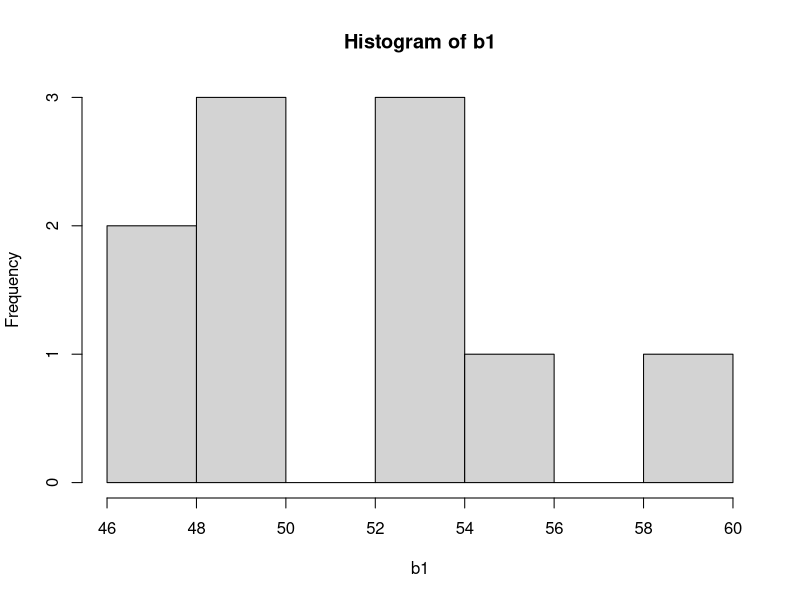
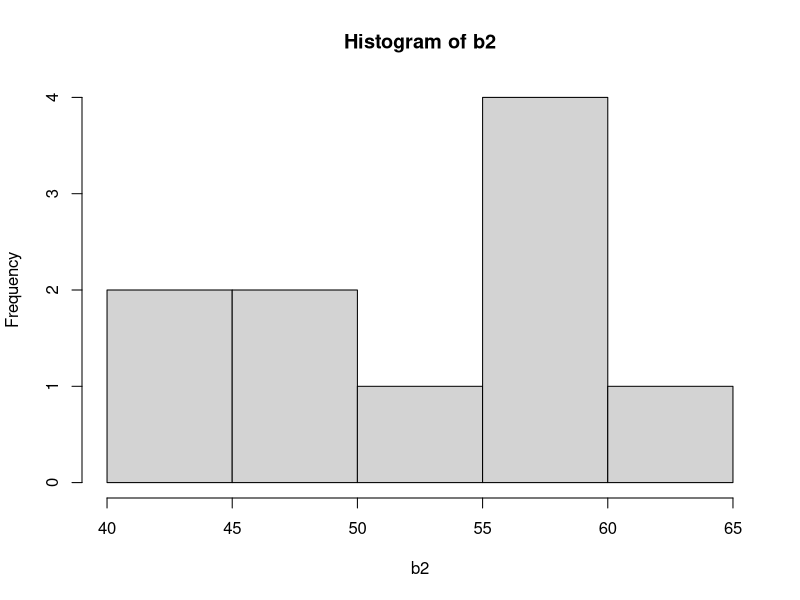
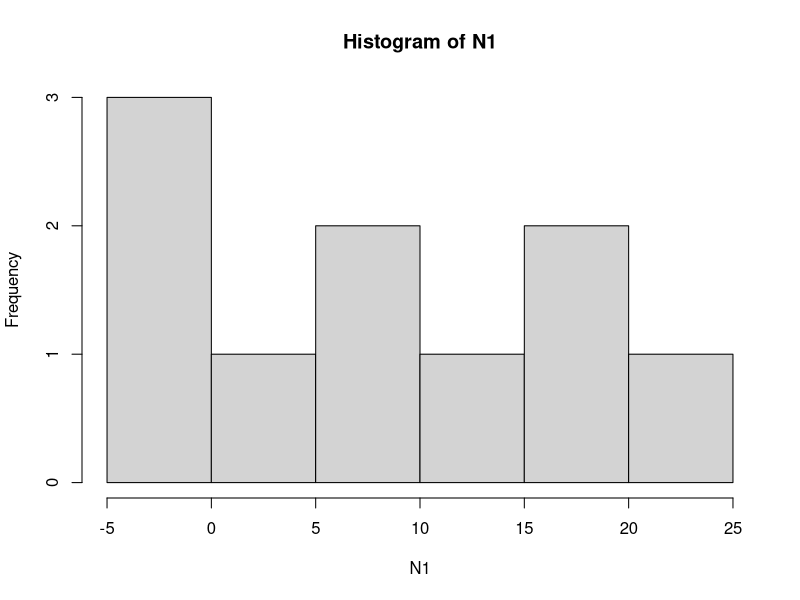
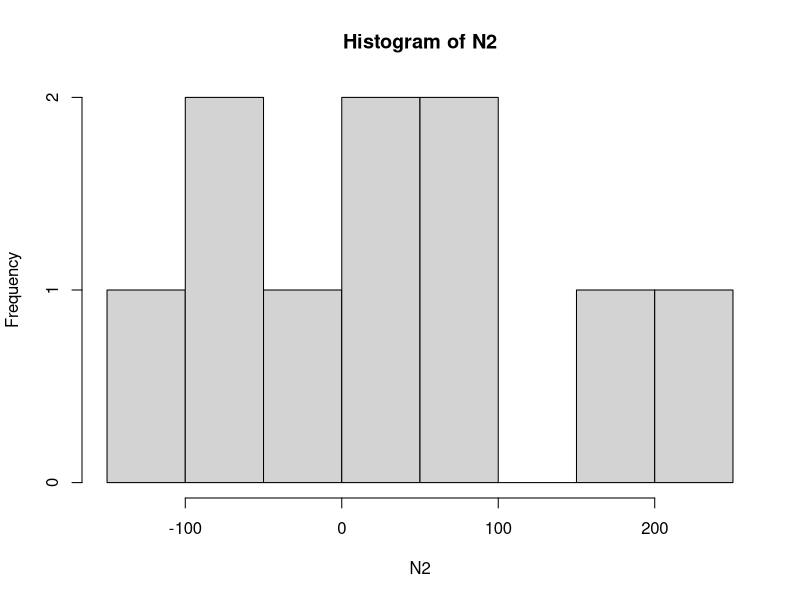

These figures' R source, in order:
# a)Do two simulations of a binomial number with n = 100 and p = 0.5

b1 <- rbinom(10, 100, 0.5)
b2 <- rbinom(10, 100, 0.5)
summary(b1)
summary(b2)
# checking similarity and differences
sd(b1)          
sd(b2)
hist(b1)
hist(b2)


# b)Do a simulation of the normal two times.
N1  <- rnorm(10, mean = 10, sd = 10)
N2 <- rnorm(10, mean = 100, sd = 100)
summary(N1)
summary(N2)
# checking similarity and differences
sd(N1)          
sd(N2)
hist(N1)
hist(N2)
